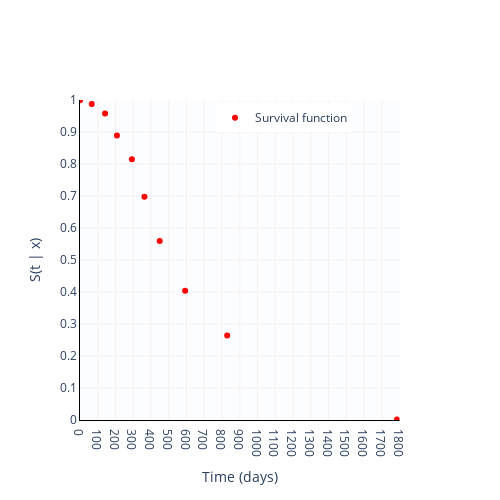

The cell this chart's notebook holds for it:
### Code cell
from plotly.subplots import make_subplots
# trace1 = go.Scatter(x=predictions_hazards_df.iloc[:, 3].index.tolist(), y=predictions_hazards_df.iloc[:, 3].values.tolist(), mode='lines', line_shape='hv', name='Hazard function')
trace2 = go.Scatter(x=surv.iloc[:, 3].index.tolist(), y=surv.iloc[:, 3].values.tolist(), mode='markers', name='Survival function', line_color='red')    

layout = go.Layout(
#     title='Survival and hazard function of random patient', 
#     title_x=0.5, 
    xaxis_title='Time (days)', 
    yaxis_title='S(t | x)', 
    plot_bgcolor='rgb(252, 253, 255)', 
    xaxis_gridcolor='rgb(245, 242, 240)',
    yaxis_gridcolor='rgb(245, 242, 240)',
    yaxis_linecolor="black",
    xaxis_linecolor="black",
    xaxis_range=(0, 1800),
                
    yaxis_range=(0, 1),
    yaxis_tickmode = 'linear',
    yaxis_dtick = 0.1,

    xaxis_tickmode = 'linear',
    xaxis_dtick = 100,
    showlegend=True,
    legend_yanchor="top",
    legend_y = 0.99,
    legend_xanchor="right",
    legend_x=0.80,
    width=500,height=500, autosize=False)

fig = make_subplots(specs=[[{"secondary_y": True}]])
# fig.update_layout(
#     layout
# )
# fig = go.Figure([trace1], layout=layout)
fig.add_trace(trace2)
# fig.add_trace(trace2, secondary_y=True)
# fig.update_yaxes(title_text="S(t | x)", secondary_y=True)
fig.update_layout(
    layout
)

### Figure 1 — Plotly figure (JSON) as saved in the notebook; plotly's stock layout.template omitted (floating-point values rounded to 4 significant figures)
{"data": [{"line": {"color": "red"}, "mode": "markers", "name": "Survival function", "type": "scatter", "x": [0, 66, 141, 208, 292, 363, 449, 592, 829, 1785], "y": [0.9994, 0.9878, 0.9579, 0.8889, 0.815, 0.698, 0.5594, 0.4042, 0.2639, 0.001302]}], "layout": {"autosize": false, "height": 500, "legend": {"x": 0.8, "xanchor": "right", "y": 0.99, "yanchor": "top"}, "plot_bgcolor": "rgb(252, 253, 255)", "showlegend": true, "width": 500, "xaxis": {"anchor": "y", "domain": [0, 0.94], "dtick": 100, "gridcolor": "rgb(245, 242, 240)", "linecolor": "black", "range": [0, 1800], "tickmode": "linear", "title": {"text": "Time (days)"}, "type": "linear"}, "yaxis": {"anchor": "x", "domain": [0, 1], "dtick": 0.1, "gridcolor": "rgb(245, 242, 240)", "linecolor": "black", "range": [0, 1], "tickmode": "linear", "title": {"text": "S(t | x)"}, "type": "linear"}, "yaxis2": {"anchor": "x", "overlaying": "y", "side": "right"}}}
